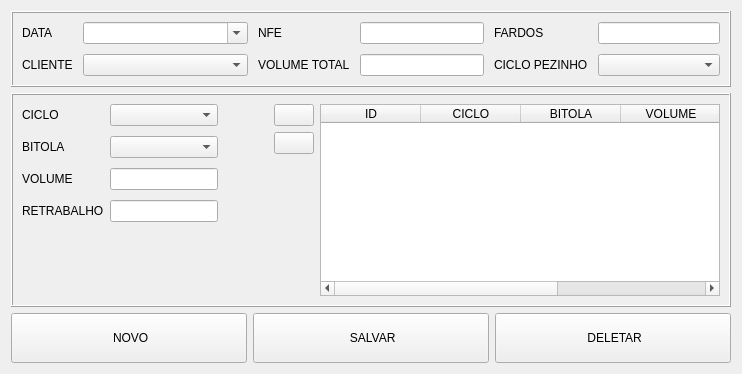
          <widget class="QWidget" name="tab_nfe">
           <attribute name="icon">
            <iconset resource="resource.qrc">
             <normaloff>:/icons/assets/document-32.png</normaloff>:/icons/assets/document-32.png</iconset>
           </attribute>
           <attribute name="title">
            <string>NFE</string>
           </attribute>
           <layout class="QVBoxLayout" name="verticalLayout_18">
            <item>
             <widget class="QFrame" name="frame_2">
              <property name="frameShape">
               <enum>QFrame::Box</enum>
              </property>
              <property name="frameShadow">
               <enum>QFrame::Raised</enum>
              </property>
              <layout class="QHBoxLayout" name="horizontalLayout_23">
               <property name="spacing">
                <number>10</number>
               </property>
               <item>
                <layout class="QFormLayout" name="formLayout_7">
                 <property name="rightMargin">
                  <number>0</number>
                 </property>
                 <item row="0" column="0">
                  <widget class="QLabel" name="label_13">
                   <property name="text">
                    <string>DATA</string>
                   </property>
                   <property name="buddy">
                    <cstring>cb_date_nfe</cstring>
                   </property>
                  </widget>
                 </item>
                 <item row="0" column="1">
                  <widget class="CustomComboBox" name="cb_date_nfe">
                   <property name="minimumSize">
                    <size>
                     <width>100</width>
                     <height>0</height>
                    </size>
                   </property>
                   <property name="editable">
                    <bool>true</bool>
                   </property>
                   <property name="insertPolicy">
                    <enum>QComboBox::NoInsert</enum>
                   </property>
                   <property name="frame">
                    <bool>true</bool>
                   </property>
                  </widget>
                 </item>
                 <item row="1" column="0">
                  <widget class="QLabel" name="label_17">
                   <property name="text">
                    <string>CLIENTE</string>
                   </property>
                   <property name="buddy">
                    <cstring>cb_client_nfe</cstring>
                   </property>
                  </widget>
                 </item>
                 <item row="1" column="1">
                  <widget class="QComboBox" name="cb_client_nfe">
                   <property name="sizePolicy">
                    <sizepolicy hsizetype="Expanding" vsizetype="Fixed">
                     <horstretch>0</horstretch>
                     <verstretch>0</verstretch>
                    </sizepolicy>
                   </property>
                  </widget>
                 </item>
                </layout>
               </item>
               <item>
                <layout class="QFormLayout" name="formLayout_15">
                 <property name="rightMargin">
                  <number>0</number>
                 </property>
                 <item row="0" column="0">
                  <widget class="QLabel" name="label_16">
                   <property name="text">
                    <string>NFE</string>
                   </property>
                   <property name="buddy">
                    <cstring>txt_nfe_nfe</cstring>
                   </property>
                  </widget>
                 </item>
                 <item row="1" column="0">
                  <widget class="QLabel" name="label_14">
                   <property name="text">
                    <string>VOLUME TOTAL</string>
                   </property>
                   <property name="buddy">
                    <cstring>txt_total_volume_nfe</cstring>
                   </property>
                  </widget>
                 </item>
                 <item row="0" column="1">
                  <widget class="QLineEdit" name="txt_nfe_nfe"/>
                 </item>
                 <item row="1" column="1">
                  <widget class="QLineEdit" name="txt_total_volume_nfe"/>
                 </item>
                </layout>
               </item>
               <item>
                <layout class="QFormLayout" name="formLayout_16">
                 <property name="rightMargin">
                  <number>0</number>
                 </property>
                 <item row="0" column="0">
                  <widget class="QLabel" name="label_18">
                   <property name="text">
                    <string>FARDOS</string>
                   </property>
                   <property name="buddy">
                    <cstring>txt_packs_nfe</cstring>
                   </property>
                  </widget>
                 </item>
                 <item row="1" column="0">
                  <widget class="QLabel" name="label_19">
                   <property name="text">
                    <string>CICLO PEZINHO</string>
                   </property>
                   <property name="buddy">
                    <cstring>cb_foot_nfe</cstring>
                   </property>
                  </widget>
                 </item>
                 <item row="0" column="1">
                  <widget class="QLineEdit" name="txt_packs_nfe"/>
                 </item>
                 <item row="1" column="1">
                  <widget class="QComboBox" name="cb_foot_nfe"/>
                 </item>
                </layout>
               </item>
              </layout>
             </widget>
            </item>
            <item>
             <widget class="QFrame" name="frame_12">
              <property name="minimumSize">
               <size>
                <width>0</width>
                <height>50</height>
               </size>
              </property>
              <property name="frameShape">
               <enum>QFrame::Box</enum>
              </property>
              <property name="frameShadow">
               <enum>QFrame::Raised</enum>
              </property>
              <layout class="QHBoxLayout" name="horizontalLayout_15">
               <item>
                <layout class="QGridLayout" name="gridLayout_7">
                 <property name="sizeConstraint">
                  <enum>QLayout::SetDefaultConstraint</enum>
                 </property>
                 <property name="rightMargin">
                  <number>0</number>
                 </property>
                 <property name="bottomMargin">
                  <number>0</number>
                 </property>
                 <property name="verticalSpacing">
                  <number>10</number>
                 </property>
                 <item row="3" column="1">
                  <widget class="QLineEdit" name="txt_rework_nfe">
                   <property name="sizePolicy">
                    <sizepolicy hsizetype="Preferred" vsizetype="Fixed">
                     <horstretch>0</horstretch>
                     <verstretch>0</verstretch>
                    </sizepolicy>
                   </property>
                   <property name="minimumSize">
                    <size>
                     <width>0</width>
                     <height>0</height>
                    </size>
                   </property>
                   <property name="maximumSize">
                    <size>
                     <width>16777215</width>
                     <height>16777215</height>
                    </size>
                   </property>
                   <property name="font">
                    <font>
                     <family>Segoe UI</family>
                     <pointsize>9</pointsize>
                    </font>
                   </property>
                   <property name="text">
                    <string/>
                   </property>
                   <property name="frame">
                    <bool>true</bool>
                   </property>
                   <property name="echoMode">
                    <enum>QLineEdit::Normal</enum>
                   </property>
                   <property name="alignment">
                    <set>Qt::AlignLeading|Qt::AlignLeft|Qt::AlignVCenter</set>
                   </property>
                   <property name="cursorMoveStyle">
                    <enum>Qt::LogicalMoveStyle</enum>
                   </property>
                   <property name="clearButtonEnabled">
                    <bool>false</bool>
                   </property>
                  </widget>
                 </item>
                 <item row="0" column="0">
                  <widget class="QLabel" name="label_12">
                   <property name="sizePolicy">
                    <sizepolicy hsizetype="Fixed" vsizetype="Preferred">
                     <horstretch>0</horstretch>
                     <verstretch>0</verstretch>
                    </sizepolicy>
                   </property>
                   <property name="text">
                    <string>CICLO</string>
                   </property>
                   <property name="buddy">
                    <cstring>cb_cycle_nfe</cstring>
                   </property>
                  </widget>
                 </item>
                 <item row="1" column="1">
                  <widget class="QComboBox" name="cb_bitola_nfe">
                   <property name="sizePolicy">
                    <sizepolicy hsizetype="Preferred" vsizetype="Fixed">
                     <horstretch>0</horstretch>
                     <verstretch>0</verstretch>
                    </sizepolicy>
                   </property>
                   <property name="maximumSize">
                    <size>
                     <width>16777215</width>
                     <height>16777215</height>
                    </size>
                   </property>
                  </widget>
                 </item>
                 <item row="4" column="0">
                  <spacer name="verticalSpacer_4">
                   <property name="orientation">
                    <enum>Qt::Vertical</enum>
                   </property>
                   <property name="sizeHint" stdset="0">
                    <size>
                     <width>20</width>
                     <height>40</height>
                    </size>
                   </property>
                  </spacer>
                 </item>
                 <item row="1" column="0">
                  <widget class="QLabel" name="label_11">
                   <property name="text">
                    <string>BITOLA</string>
                   </property>
                   <property name="buddy">
                    <cstring>cb_bitola_nfe</cstring>
                   </property>
                  </widget>
                 </item>
                 <item row="3" column="0">
                  <widget class="QLabel" name="label_15">
                   <property name="text">
                    <string>RETRABALHO</string>
                   </property>
                   <property name="buddy">
                    <cstring>txt_rework_nfe</cstring>
                   </property>
                  </widget>
                 </item>
                 <item row="2" column="1">
                  <widget class="QLineEdit" name="txt_volume_nfe">
                   <property name="sizePolicy">
                    <sizepolicy hsizetype="Preferred" vsizetype="Fixed">
                     <horstretch>0</horstretch>
                     <verstretch>0</verstretch>
                    </sizepolicy>
                   </property>
                   <property name="maximumSize">
                    <size>
                     <width>16777215</width>
                     <height>16777215</height>
                    </size>
                   </property>
                  </widget>
                 </item>
                 <item row="2" column="0">
                  <widget class="QLabel" name="label_10">
                   <property name="text">
                    <string>VOLUME</string>
                   </property>
                   <property name="buddy">
                    <cstring>txt_volume_nfe</cstring>
                   </property>
                  </widget>
                 </item>
                 <item row="0" column="1">
                  <widget class="QComboBox" name="cb_cycle_nfe">
                   <property name="sizePolicy">
                    <sizepolicy hsizetype="Preferred" vsizetype="Fixed">
                     <horstretch>0</horstretch>
                     <verstretch>0</verstretch>
                    </sizepolicy>
                   </property>
                   <property name="minimumSize">
                    <size>
                     <width>0</width>
                     <height>0</height>
                    </size>
                   </property>
                   <property name="maximumSize">
                    <size>
                     <width>16777215</width>
                     <height>16777215</height>
                    </size>
                   </property>
                  </widget>
                 </item>
                </layout>
               </item>
               <item>
                <spacer name="horizontalSpacer">
                 <property name="orientation">
                  <enum>Qt::Horizontal</enum>
                 </property>
                 <property name="sizeType">
                  <enum>QSizePolicy::Fixed</enum>
                 </property>
                 <property name="sizeHint" stdset="0">
                  <size>
                   <width>50</width>
                   <height>20</height>
                  </size>
                 </property>
                </spacer>
               </item>
               <item>
                <layout class="QGridLayout" name="gridLayout_6">
                 <property name="horizontalSpacing">
                  <number>6</number>
                 </property>
                 <item row="1" column="1">
                  <layout class="QVBoxLayout" name="verticalLayout_4">
                   <property name="rightMargin">
                    <number>0</number>
                   </property>
                   <item>
                    <widget class="QPushButton" name="bt_add_bitola_nfe">
                     <property name="sizePolicy">
                      <sizepolicy hsizetype="Fixed" vsizetype="Fixed">
                       <horstretch>0</horstretch>
                       <verstretch>0</verstretch>
                      </sizepolicy>
                     </property>
                     <property name="minimumSize">
                      <size>
                       <width>0</width>
                       <height>0</height>
                      </size>
                     </property>
                     <property name="cursor">
                      <cursorShape>PointingHandCursor</cursorShape>
                     </property>
                     <property name="text">
                      <string/>
                     </property>
                     <property name="icon">
                      <iconset resource="resource.qrc">
                       <normaloff>:/icons/assets/add-32.png</normaloff>:/icons/assets/add-32.png</iconset>
                     </property>
                     <property name="iconSize">
                      <size>
                       <width>20</width>
                       <height>20</height>
                      </size>
                     </property>
                    </widget>
                   </item>
                   <item>
                    <widget class="QPushButton" name="bt_remove_bitola_nfe">
                     <property name="sizePolicy">
                      <sizepolicy hsizetype="Fixed" vsizetype="Fixed">
                       <horstretch>0</horstretch>
                       <verstretch>0</verstretch>
                      </sizepolicy>
                     </property>
                     <property name="minimumSize">
                      <size>
                       <width>0</width>
                       <height>0</height>
                      </size>
                     </property>
                     <property name="cursor">
                      <cursorShape>PointingHandCursor</cursorShape>
                     </property>
                     <property name="text">
                      <string/>
                     </property>
                     <property name="icon">
                      <iconset resource="resource.qrc">
                       <normaloff>:/icons/assets/remove-32.png</normaloff>:/icons/assets/remove-32.png</iconset>
                     </property>
                     <property name="iconSize">
                      <size>
                       <width>20</width>
                       <height>20</height>
                      </size>
                     </property>
                    </widget>
                   </item>
                  </layout>
                 </item>
                 <item row="1" column="2" rowspan="4" colspan="15">
                  <widget class="QTableWidget" name="tw_nfe">
                   <property name="sizePolicy">
                    <sizepolicy hsizetype="Expanding" vsizetype="Expanding">
                     <horstretch>1</horstretch>
                     <verstretch>0</verstretch>
                    </sizepolicy>
                   </property>
                   <property name="minimumSize">
                    <size>
                     <width>400</width>
                     <height>0</height>
                    </size>
                   </property>
                   <property name="editTriggers">
                    <set>QAbstractItemView::NoEditTriggers</set>
                   </property>
                   <property name="selectionMode">
                    <enum>QAbstractItemView::SingleSelection</enum>
                   </property>
                   <property name="selectionBehavior">
                    <enum>QAbstractItemView::SelectRows</enum>
                   </property>
                   <attribute name="horizontalHeaderVisible">
                    <bool>true</bool>
                   </attribute>
                   <attribute name="horizontalHeaderCascadingSectionResizes">
                    <bool>false</bool>
                   </attribute>
                   <attribute name="horizontalHeaderHighlightSections">
                    <bool>false</bool>
                   </attribute>
                   <attribute name="horizontalHeaderShowSortIndicator" stdset="0">
                    <bool>false</bool>
                   </attribute>
                   <attribute name="horizontalHeaderStretchLastSection">
                    <bool>false</bool>
                   </attribute>
                   <attribute name="verticalHeaderVisible">
                    <bool>false</bool>
                   </attribute>
                   <attribute name="verticalHeaderCascadingSectionResizes">
                    <bool>false</bool>
                   </attribute>
                   <column>
                    <property name="text">
                     <string>ID</string>
                    </property>
                   </column>
                   <column>
                    <property name="text">
                     <string>CICLO</string>
                    </property>
                   </column>
                   <column>
                    <property name="text">
                     <string>BITOLA</string>
                    </property>
                   </column>
                   <column>
                    <property name="text">
                     <string>VOLUME</string>
                    </property>
                   </column>
                   <column>
                    <property name="text">
                     <string>RETRABALHO</string>
                    </property>
                   </column>
                  </widget>
                 </item>
                </layout>
               </item>
              </layout>
             </widget>
            </item>
            <item>
             <layout class="QHBoxLayout" name="horizontalLayout_8">
              <item>
               <widget class="QPushButton" name="bt_new_nfe">
                <property name="minimumSize">
                 <size>
                  <width>0</width>
                  <height>50</height>
                 </size>
                </property>
                <property name="cursor">
                 <cursorShape>PointingHandCursor</cursorShape>
                </property>
                <property name="text">
                 <string> NOVO</string>
                </property>
                <property name="icon">
                 <iconset resource="resource.qrc">
                  <normaloff>:/icons/assets/new-32.png</normaloff>:/icons/assets/new-32.png</iconset>
                </property>
                <property name="iconSize">
                 <size>
                  <width>32</width>
                  <height>32</height>
                 </size>
                </property>
               </widget>
              </item>
              <item>
               <widget class="QPushButton" name="bt_save_nfe">
                <property name="minimumSize">
                 <size>
                  <width>0</width>
                  <height>50</height>
                 </size>
                </property>
                <property name="cursor">
                 <cursorShape>PointingHandCursor</cursorShape>
                </property>
                <property name="text">
                 <string> SALVAR</string>
                </property>
                <property name="icon">
                 <iconset resource="resource.qrc">
                  <normaloff>:/icons/assets/save-32.png</normaloff>:/icons/assets/save-32.png</iconset>
                </property>
                <property name="iconSize">
                 <size>
                  <width>32</width>
                  <height>32</height>
                 </size>
                </property>
               </widget>
              </item>
              <item>
               <widget class="QPushButton" name="bt_delete_nfe">
                <property name="minimumSize">
                 <size>
                  <width>0</width>
                  <height>50</height>
                 </size>
                </property>
                <property name="cursor">
                 <cursorShape>PointingHandCursor</cursorShape>
                </property>
                <property name="text">
                 <string> DELETAR</string>
                </property>
                <property name="icon">
                 <iconset resource="resource.qrc">
                  <normaloff>:/icons/assets/delete-32.png</normaloff>:/icons/assets/delete-32.png</iconset>
                </property>
                <property name="iconSize">
                 <size>
                  <width>32</width>
                  <height>32</height>
                 </size>
                </property>
               </widget>
              </item>
             </layout>
            </item>
           </layout>
          </widget>
